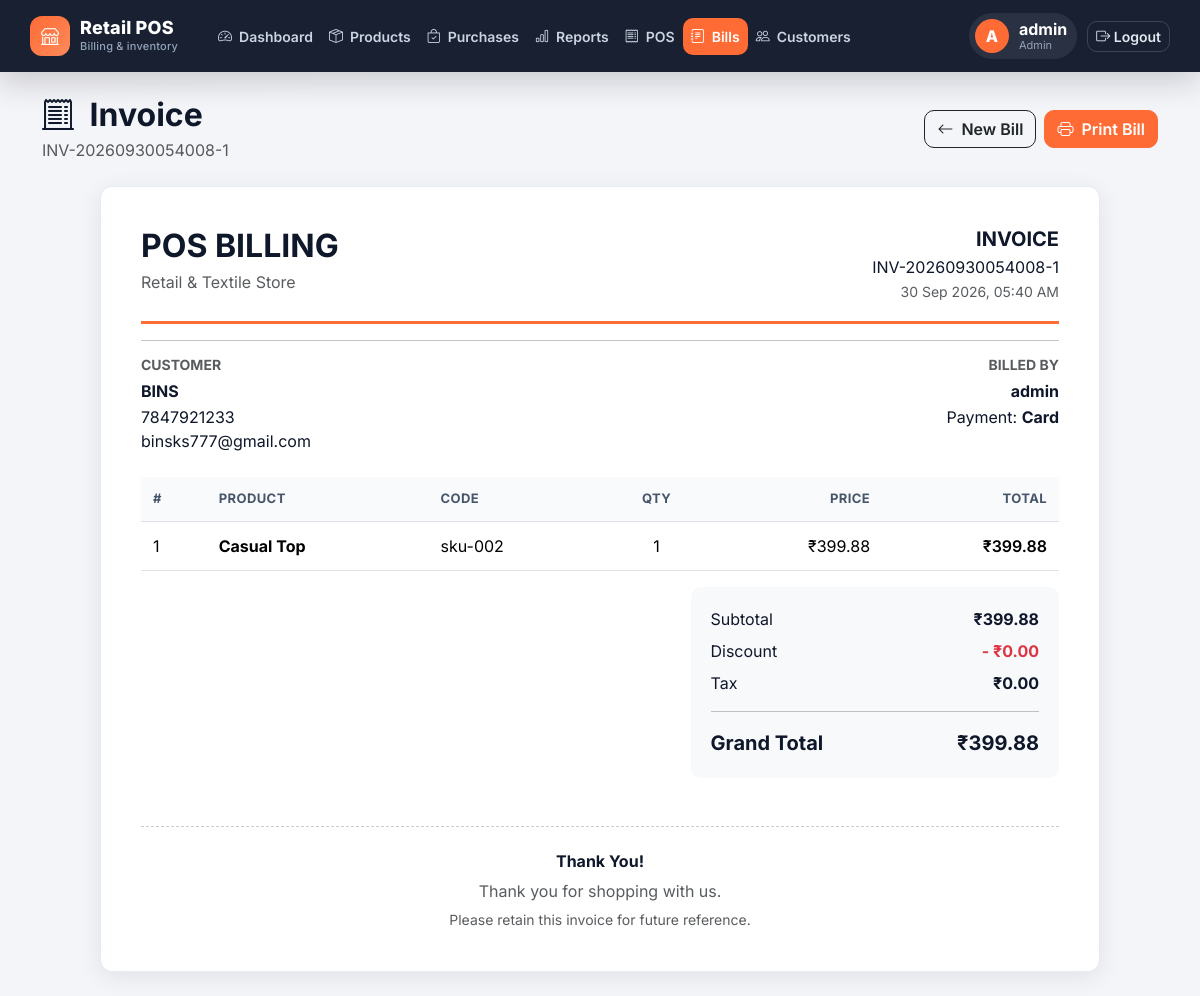
The page /billing/invoice/3/ (signed in) on the database its author committed.
### pos_billing/models.py (models this page shows, shortened)
class Sale(models.Model):
    PAYMENT_CHOICES = [
        ("cash", "Cash"),
        ("card", "Card"),
        ("upi", "UPI"),
    ]
    invoice_number = models.CharField(
        max_length=50,
        unique=True
    )
    staff = models.ForeignKey(
        User,
        on_delete=models.SET_NULL,
        null=True,
        related_name="sales"
    )
    customer = models.ForeignKey(
        Customer,
        on_delete=models.SET_NULL,
        null=True,
        blank=True,
        related_name="sales"
    )
    subtotal = models.DecimalField(
        max_digits=12,
        decimal_places=2,
        default=0
    )
    discount = models.DecimalField(
        max_digits=12,
        decimal_places=2,
        default=0
    )
    tax = models.DecimalField(
        max_digits=12,
        decimal_places=2,
        default=0
    )
    total = models.DecimalField(
        max_digits=12,
        decimal_places=2,
        default=0
    )
    payment_method = models.CharField(
        max_length=20,
        choices=PAYMENT_CHOICES
    )
    created_at = models.DateTimeField(
        auto_now_add=True
    )

class Customer(models.Model):
    name = models.CharField(
        max_length=200
    )
    phone = models.CharField(
        max_length=15
    )
    email = models.EmailField(
        blank=True
    )
    address = models.TextField(
        blank=True
    )
    created_at = models.DateTimeField(
        auto_now_add=True
    )

class SaleItem(models.Model):
    sale = models.ForeignKey(
        Sale,
        on_delete=models.CASCADE,
        related_name="items"
    )
    product = models.ForeignKey(
        Product,
        on_delete=models.PROTECT,
        related_name="sale_items"
    )
    quantity = models.PositiveIntegerField()
    price = models.DecimalField(
        max_digits=10,
        decimal_places=2
    )
    total = models.DecimalField(
        max_digits=12,
        decimal_places=2
    )

class Product(models.Model):
    name = models.CharField(
        max_length=200
    )
    code = models.CharField(
        max_length=100,
        unique=True
    )
    category = models.ForeignKey(
        Category,
        on_delete=models.CASCADE,
        related_name="products"
    )
    purchase_price = models.DecimalField(
        max_digits=10,
        decimal_places=2
    )
    selling_price = models.DecimalField(
        max_digits=10,
        decimal_places=2
    )
    stock = models.PositiveIntegerField(
        default=0
    )
    size = models.CharField(
        max_length=50,
        blank=True
    )
    color = models.CharField(
        max_length=50,
        blank=True
    )
    description = models.TextField(
        blank=True
    )
    image = models.ImageField(
        upload_to="products/",
        blank=True,
        null=True
    )
    is_active = models.BooleanField(
        default=True
    )
    created_at = models.DateTimeField(
        auto_now_add=True
    )
    updated_at = models.DateTimeField(
        auto_now=True
    )

### pos_billing/views.py (the view)
@login_required
def invoice(request, sale_id):
    if not is_staff_member(request.user):
        messages.error(request, "You do not have permission to view invoices.")
        return redirect("login")
    sale = get_object_or_404(
        Sale.objects.select_related(
            "staff",
            "customer"
        ).prefetch_related(
            "items__product"
        ),
        id=sale_id
    )
    return render(
        request,
        "billing/invoice.html",
        {
            "sale": sale,
        }
    )

### pos_billing/templates/billing/invoice.html (shortened to what this page needs)
{% extends "base.html" %}
{% block content %}
<div class="container py-4">
    <div class="d-flex justify-content-between align-items-center mb-4 no-print">
        <div>
            <h2 class="fw-bold mb-1">
                <i class="bi bi-receipt-cutoff me-2"></i>
                Invoice
            </h2>
            <p class="text-muted mb-0">
                {{ sale.invoice_number }}
            </p>
        </div>
        <div class="d-flex gap-2">
            <a href="{% url 'billing' %}"
               class="btn btn-outline-dark">
                <i class="bi bi-arrow-left me-1"></i>
                New Bill
            </a>
            <button
                type="button"
                onclick="window.print()"
                class="btn btn-primary">
                <i class="bi bi-printer me-1"></i>
                Print Bill
            </button>
        </div>
    </div>
    <div class="invoice-container">
        <div class="invoice-header">
            <div>
                <h2 class="fw-bold mb-1">
                    POS BILLING
                </h2>
                <p class="text-muted mb-0">
                    Retail & Textile Store
                </p>
            </div>
            <div class="text-end">
                <h5 class="fw-bold mb-1">
                    INVOICE
                </h5>
                <div>
                    {{ sale.invoice_number }}
                </div>
                <small class="text-muted">
                    {{ sale.created_at|date:"d M Y, h:i A" }}
                </small>
            </div>
        </div>
        <hr>
        <div class="row mb-4">
            <div class="col-md-6">
                <h6 class="text-uppercase text-muted small fw-bold">
                    Customer
                </h6>
                {% if sale.customer %}
                    <h6 class="fw-bold mb-1">
                        {{ sale.customer.name }}
                    </h6>
                    <div>
                        {{ sale.customer.phone }}
                    </div>
                    {% if sale.customer.email %}
                        <div>
                            {{ sale.customer.email }}
                        </div>
                    {% endif %}
                {% else %}
                    <h6 class="fw-bold">
                        Walk-in Customer
                    </h6>
                {% endif %}
            </div>
            <div class="col-md-6 text-md-end mt-3 mt-md-0">
                <h6 class="text-uppercase text-muted small fw-bold">
                    Billed By
                </h6>
                <h6 class="fw-bold mb-1">
                    {{ sale.staff.get_full_name|default:sale.staff.username }}
                </h6>
                <div>
                    Payment:
                    <strong>
                        {{ sale.get_payment_method_display }}
                    </strong>
                </div>
            </div>
        </div>
        <div class="table-responsive">
            <table class="table invoice-table">
                <thead>
                    <tr>
                        <th>#</th>
                        <th>Product</th>
                        <th>Code</th>
                        <th class="text-center">
                            Qty
                        </th>
                        <th class="text-end">
                            Price
                        </th>
                        <th class="text-end">
                            Total
                        </th>
                    </tr>
                </thead>
                <tbody>
                    {% for item in sale.items.all %}
                    <tr>
                        <td>
                            {{ forloop.counter }}
                        </td>
                        <td>
                            <strong>
                                {{ item.product.name }}
                            </strong>
                        </td>
                        <td>
                            {{ item.product.code }}
                        </td>
                        <td class="text-center">
                            {{ item.quantity }}
                        </td>
                        <td class="text-end">
                            ₹{{ item.price|floatformat:2 }}
                        </td>
                        <td class="text-end fw-semibold">
                            ₹{{ item.total|floatformat:2 }}
                        </td>
                    </tr>
                    {% endfor %}
                </tbody>
            </table>
        </div>
        <div class="row justify-content-end">
            <div class="col-md-5">
                <div class="invoice-summary">
                    <div class="d-flex justify-content-between mb-2">
                        <span>
                            Subtotal
                        </span>
                        <strong>
                            ₹{{ sale.subtotal|floatformat:2 }}
                        </strong>
                    </div>
                    <div class="d-flex justify-content-between mb-2">
                        <span>
                            Discount
                        </span>
                        <strong class="text-danger">
                            - ₹{{ sale.discount|floatformat:2 }}
                        </strong>
                    </div>
                    <div class="d-flex justify-content-between mb-2">
                        <span>
                            Tax
                        </span>
                        <strong>
                            ₹{{ sale.tax|floatformat:2 }}
                        </strong>
                    </div>
                    <hr>
                    <div class="d-flex justify-content-between invoice-total">
                        <strong>
                            Grand Total
                        </strong>
                        <strong>
                            ₹{{ sale.total|floatformat:2 }}
                        </strong>
                    </div>
                </div>
            </div>
        </div>
        <div class="invoice-footer text-center mt-5">
            <h6 class="fw-bold">
                Thank You!
            </h6>
            <p class="text-muted mb-1">
                Thank you for shopping with us.
            </p>
            <small class="text-muted">
                Please retain this invoice for future reference.
            </small>
        </div>
    </div>
</div>
{% endblock %}

### pos_billing/templates/base.html (shortened to what this page needs)
{% load static %}
<!DOCTYPE html>
<html lang="en">
<head>
    <link href="https://cdn.jsdelivr.net/npm/bootstrap@5.3.3/dist/css/bootstrap.min.css" rel="stylesheet">
    <link rel="stylesheet" href="https://cdn.jsdelivr.net/npm/bootstrap-icons@1.11.3/font/bootstrap-icons.min.css">
    <link rel="stylesheet" href="{% static 'css/style.css' %}">
</head>
<body class="{% block body_class %}app-body{% endblock %}">
    {% if user.is_authenticated %}
    {% with url_name=request.resolver_match.url_name %}
    <nav class="navbar navbar-expand-lg app-navbar sticky-top">
        <div class="container-fluid">
            <a
                class="navbar-brand"
                href="{% if user.is_superuser %}{% url 'admin_dashboard' %}{% else %}{% url 'billing' %}{% endif %}"
            >
                <span class="brand-mark"><i class="bi bi-shop"></i></span>
                <span>
                    <span class="brand-name">Retail POS</span>
                    <span class="brand-tag">Billing &amp; inventory</span>
                </span>
            </a>
            <div class="collapse navbar-collapse" id="appNav">
                <ul class="navbar-nav app-nav ms-lg-3 me-auto">
                    {% if user.is_superuser %}
                    <li class="nav-item">
                        <a class="nav-link {% if url_name == 'admin_dashboard' %}active{% endif %}" href="{% url 'admin_dashboard' %}">
                            <i class="bi bi-speedometer2"></i> Dashboard
                        </a>
                    </li>
                    <li class="nav-item">
                        <a class="nav-link {% if url_name == 'product_list' or url_name == 'add_product' or url_name == 'edit_product' %}active{% endif %}" href="{% url 'product_list' %}">
                            <i class="bi bi-box-seam"></i> Products
                        </a>
                    </li>
                    <li class="nav-item">
                        <a class="nav-link {% if url_name == 'purchase_list' or url_name == 'add_purchase' %}active{% endif %}" href="{% url 'purchase_list' %}">
                            <i class="bi bi-bag-check"></i> Purchases
                        </a>
                    </li>
                    <li class="nav-item">
                        <a class="nav-link {% if url_name == 'reports' %}active{% endif %}" href="{% url 'reports' %}">
                            <i class="bi bi-bar-chart"></i> Reports
                        </a>
                    </li>
                    {% endif %}
                    <li class="nav-item">
                        <a class="nav-link {% if url_name == 'billing' %}active{% endif %}" href="{% url 'billing' %}">
                            <i class="bi bi-receipt"></i> POS
                        </a>
                    </li>
                    <li class="nav-item">
                        <a class="nav-link {% if url_name == 'transactions' or url_name == 'invoice' %}active{% endif %}" href="{% url 'transactions' %}">
                            <i class="bi bi-journal-text"></i> Bills
                        </a>
                    </li>
                    <li class="nav-item">
                        <a class="nav-link {% if url_name == 'customers' or url_name == 'customer_list' or url_name == 'add_customer' %}active{% endif %}" href="{% url 'customers' %}">
                            <i class="bi bi-people"></i> Customers
                        </a>
                    </li>
                </ul>
                <div class="nav-user">
                    <a class="user-chip" href="{% url 'profile' %}">
                        <span class="user-avatar">{{ user.username|make_list|first|upper }}</span>
                        <span class="user-meta">
                            <strong>{{ user.get_full_name|default:user.username }}</strong>
                            <small>{% if user.is_superuser %}Admin{% else %}Cashier{% endif %}</small>
                        </span>
                    </a>
                    <a href="{% url 'logout' %}" class="btn btn-ghost-nav btn-sm">
                        <i class="bi bi-box-arrow-right"></i>
                        <span class="d-none d-sm-inline">Logout</span>
                    </a>
                </div>
            </div>
        </div>
    </nav>
    {% endwith %}
    {% endif %}
    <main id="main-content">
        {% block content %}{% endblock %}
    </main>
</body>
</html>

### rows shown on the page
Sale: invoice_number "INV-20260930054008-1", created_at "30 Sep 2026, 05:40 AM", customer.name "BINS", customer.phone "7847921233", customer.email "binsks777@gmail.com", staff.get_full_name "admin", payment_method "Card", subtotal "399.88", discount "0.00", tax "0.00", total "399.88"
SaleItem: product.name "Casual Top", product.code "sku-002", quantity "1", price "399.88", total "399.88"

### other values the page prints
{{ user.username|make_list|first|upper }} "A"
{{ user.get_full_name|default:user.username }} "admin"
